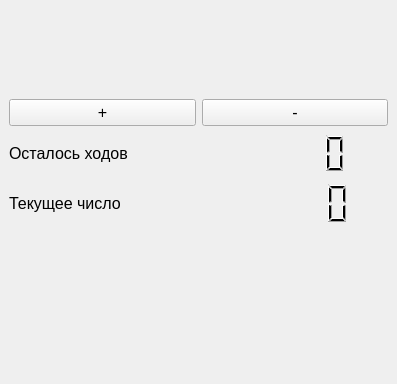
<?xml version="1.0" encoding="UTF-8"?>
<ui version="4.0">
 <class>MainWindow</class>
 <widget class="QMainWindow" name="MainWindow">
  <property name="geometry">
   <rect>
    <x>0</x>
    <y>0</y>
    <width>397</width>
    <height>384</height>
   </rect>
  </property>
  <property name="windowTitle">
   <string>Ним наносит ответный удар </string>
  </property>
  <widget class="QWidget" name="centralwidget">
   <layout class="QGridLayout" name="gridLayout">
    <item row="2" column="0">
     <widget class="QPushButton" name="btnPlus">
      <property name="sizePolicy">
       <sizepolicy hsizetype="Expanding" vsizetype="Fixed">
        <horstretch>0</horstretch>
        <verstretch>0</verstretch>
       </sizepolicy>
      </property>
      <property name="font">
       <font>
        <pointsize>12</pointsize>
       </font>
      </property>
      <property name="layoutDirection">
       <enum>Qt::LeftToRight</enum>
      </property>
      <property name="text">
       <string>+</string>
      </property>
     </widget>
    </item>
    <item row="4" column="1">
     <widget class="QLCDNumber" name="lcdCurrentNum">
      <property name="sizePolicy">
       <sizepolicy hsizetype="Minimum" vsizetype="Minimum">
        <horstretch>0</horstretch>
        <verstretch>0</verstretch>
       </sizepolicy>
      </property>
      <property name="frameShape">
       <enum>QFrame::NoFrame</enum>
      </property>
      <property name="mode">
       <enum>QLCDNumber::Dec</enum>
      </property>
     </widget>
    </item>
    <item row="3" column="1">
     <widget class="QLCDNumber" name="lcdMovesLeft">
      <property name="sizePolicy">
       <sizepolicy hsizetype="Minimum" vsizetype="Minimum">
        <horstretch>0</horstretch>
        <verstretch>0</verstretch>
       </sizepolicy>
      </property>
      <property name="font">
       <font>
        <pointsize>8</pointsize>
       </font>
      </property>
      <property name="layoutDirection">
       <enum>Qt::RightToLeft</enum>
      </property>
      <property name="frameShape">
       <enum>QFrame::NoFrame</enum>
      </property>
      <property name="frameShadow">
       <enum>QFrame::Plain</enum>
      </property>
     </widget>
    </item>
    <item row="2" column="1">
     <widget class="QPushButton" name="btnMinus">
      <property name="sizePolicy">
       <sizepolicy hsizetype="Expanding" vsizetype="Fixed">
        <horstretch>0</horstretch>
        <verstretch>0</verstretch>
       </sizepolicy>
      </property>
      <property name="font">
       <font>
        <pointsize>12</pointsize>
       </font>
      </property>
      <property name="layoutDirection">
       <enum>Qt::LeftToRight</enum>
      </property>
      <property name="text">
       <string>-</string>
      </property>
     </widget>
    </item>
    <item row="1" column="0" colspan="2">
     <widget class="QLabel" name="labelResult">
      <property name="sizePolicy">
       <sizepolicy hsizetype="Preferred" vsizetype="Preferred">
        <horstretch>0</horstretch>
        <verstretch>0</verstretch>
       </sizepolicy>
      </property>
      <property name="font">
       <font>
        <pointsize>12</pointsize>
       </font>
      </property>
      <property name="text">
       <string/>
      </property>
     </widget>
    </item>
    <item row="5" column="0" colspan="2">
     <spacer name="verticalSpacer">
      <property name="orientation">
       <enum>Qt::Vertical</enum>
      </property>
      <property name="sizeType">
       <enum>QSizePolicy::Fixed</enum>
      </property>
      <property name="sizeHint" stdset="0">
       <size>
        <width>375</width>
        <height>150</height>
       </size>
      </property>
     </spacer>
    </item>
    <item row="3" column="0">
     <widget class="QLabel" name="labelMovesLeft">
      <property name="sizePolicy">
       <sizepolicy hsizetype="Preferred" vsizetype="Minimum">
        <horstretch>0</horstretch>
        <verstretch>0</verstretch>
       </sizepolicy>
      </property>
      <property name="font">
       <font>
        <pointsize>12</pointsize>
       </font>
      </property>
      <property name="text">
       <string>Осталось ходов</string>
      </property>
     </widget>
    </item>
    <item row="4" column="0">
     <widget class="QLabel" name="labelCurrentNum">
      <property name="sizePolicy">
       <sizepolicy hsizetype="Preferred" vsizetype="Minimum">
        <horstretch>0</horstretch>
        <verstretch>0</verstretch>
       </sizepolicy>
      </property>
      <property name="font">
       <font>
        <pointsize>12</pointsize>
       </font>
      </property>
      <property name="text">
       <string>Текущее число</string>
      </property>
     </widget>
    </item>
    <item row="0" column="0" colspan="2">
     <spacer name="verticalSpacer_2">
      <property name="orientation">
       <enum>Qt::Vertical</enum>
      </property>
      <property name="sizeType">
       <enum>QSizePolicy::Fixed</enum>
      </property>
      <property name="sizeHint" stdset="0">
       <size>
        <width>20</width>
        <height>40</height>
       </size>
      </property>
     </spacer>
    </item>
   </layout>
  </widget>
 </widget>
 <resources/>
 <connections/>
</ui>
